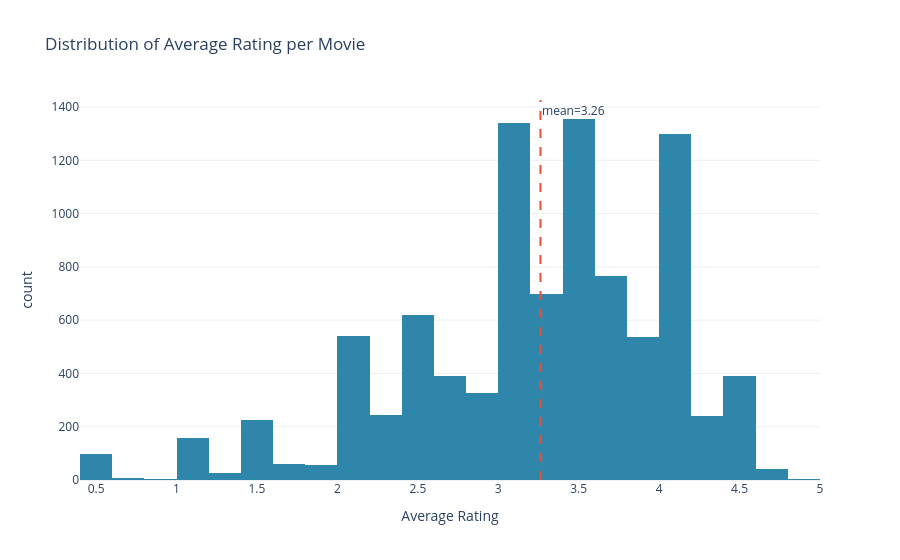

Write notebook code for a chart like this one.
### Code cell
movie_stats = (
    ratings.groupby("movieId", as_index=False)
    .agg(n_ratings=("rating", "size"), avg_rating=("rating", "mean"), std_rating=("rating", "std"))
    .merge(movies[["movieId", "title", "genres"]], on="movieId", how="left")
)

fig = px.histogram(
    movie_stats,
    x="avg_rating",
    nbins=40,
    title="Distribution of Average Rating per Movie",
    labels={"avg_rating": "Average Rating", "count": "Number of Movies"},
    template=PLOTLY_TEMPLATE,
    color_discrete_sequence=[COLOR_PRIMARY],
)
fig.add_vline(
    x=movie_stats["avg_rating"].mean(),
    line_dash="dash",
    line_color=COLOR_SECONDARY,
    annotation_text=f"mean={movie_stats['avg_rating'].mean():.2f}",
)
fig.show()

display(movie_stats[["avg_rating", "n_ratings"]].describe())

### Figure 1 — Plotly figure (JSON) as saved in the notebook; plotly's stock layout.template omitted (floating-point values rounded to 4 significant figures; data arrays with more than 128 entries replaced by an {"elided": "..."} marker saying what was removed)
{"data": [{"bingroup": "x", "hovertemplate": "Average Rating=%{x}<br>count=%{y}<extra></extra>", "legendgroup": "", "marker": {"color": "#2E86AB", "pattern": {"shape": ""}}, "name": "", "nbinsx": 40, "orientation": "v", "showlegend": false, "type": "histogram", "x": {"elided": "9724 float values"}, "xaxis": "x", "yaxis": "y"}], "layout": {"annotations": [{"showarrow": false, "text": "mean=3.26", "x": 3.262, "xanchor": "left", "xref": "x", "y": 1, "yanchor": "top", "yref": "y domain"}], "barmode": "relative", "legend": {"tracegroupgap": 0}, "shapes": [{"line": {"color": "#E94F37", "dash": "dash"}, "type": "line", "x0": 3.262, "x1": 3.262, "xref": "x", "y0": 0, "y1": 1, "yref": "y domain"}], "title": {"text": "Distribution of Average Rating per Movie"}, "xaxis": {"anchor": "y", "domain": [0, 1], "title": {"text": "Average Rating"}}, "yaxis": {"anchor": "x", "domain": [0, 1], "title": {"text": "count"}}}}
